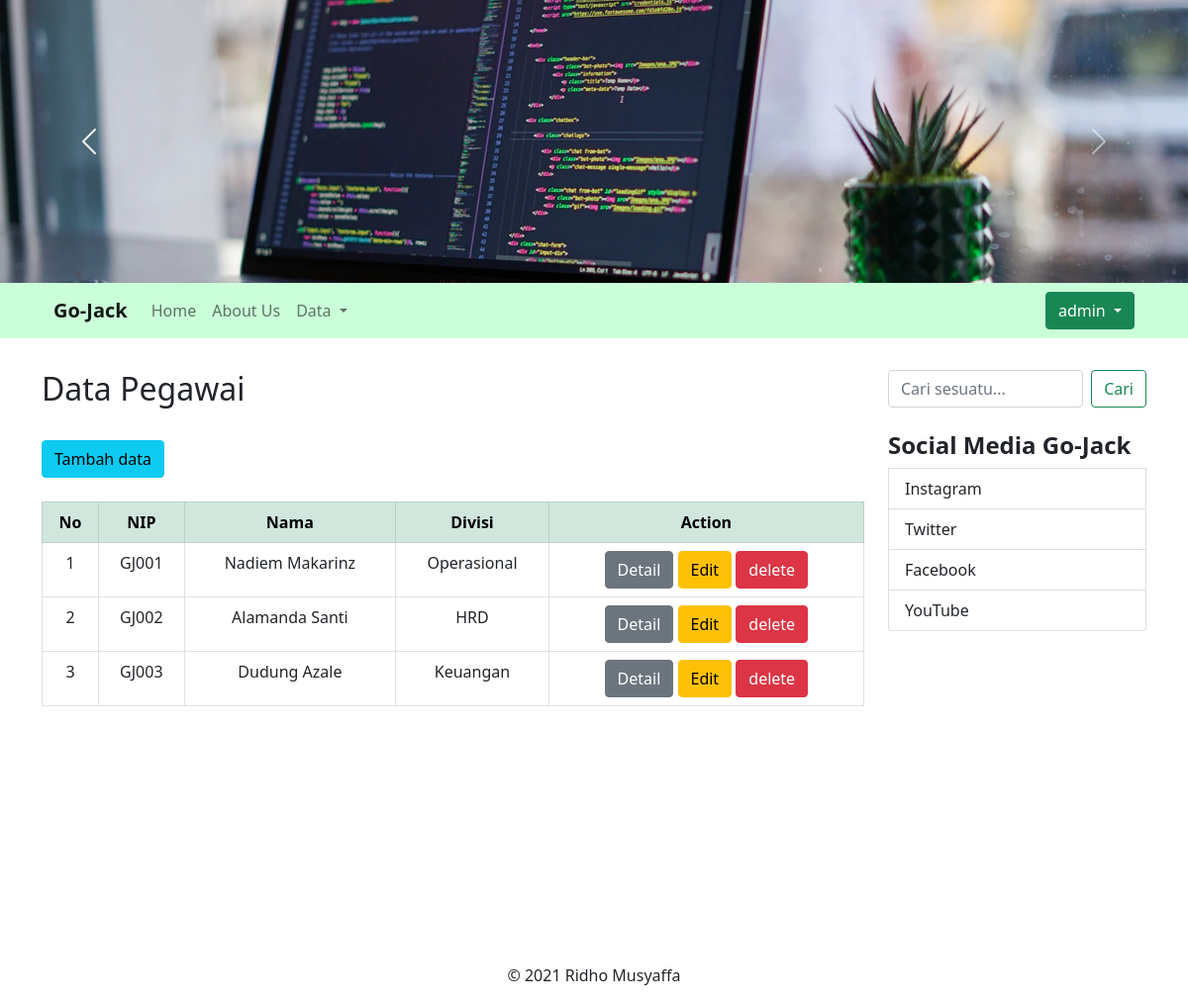
Screenshot of /index.php?hal=data-pegawai (signed in) with the database file from the repository.
### tables this page shows
CREATE TABLE `pegawai` (
  `id` int(11) NOT NULL,
  `nip` varchar(5) NOT NULL,
  `nama` varchar(50) NOT NULL,
  `email` varchar(50) NOT NULL,
  `agama` enum('Islam','Protestan','Katolik','Hindu','Buddha','Konghucu') NOT NULL,
  `iddivisi` int(11) NOT NULL,
  `foto` varchar(50) NOT NULL
);

CREATE TABLE `divisi` (
  `id` int(11) NOT NULL,
  `nama` varchar(50) NOT NULL
);

### koneksi.php (called while the page is built, shortened)
<?php
class Db {
    protected $servername = "localhost";
    protected $username = "root";
    protected $password = "";
    public function __construct() {
        try {
            $this->conn = new PDO("mysql:host=$this->servername;dbname=dbpegawai",$this->username, $this->password);
        } catch (PDOException $e) {
            echo "Connection failed: ", $e->getMessage();
        }
    }
}

### models/Pegawai.php (called while the page is built, shortened)
<?php
class Pegawai extends Db {
    public function selectData(){
        $stmt = $this->conn->prepare("SELECT Pegawai.id, Pegawai.nip, Pegawai.nama, Divisi.nama as namaDivisi FROM Pegawai INNER JOIN Divisi ON Pegawai.iddivisi = Divisi.id");
        $stmt->execute();
        $stmt->setFetchMode(PDO::FETCH_ASSOC);
        return $stmt->fetchAll();
    }
}

### pages/dataPegawai.php (the view, shortened to what this page needs)
<?php
require 'koneksi.php';
require 'models/Pegawai.php';
?>
<div>
    <h2>Data Pegawai</h2>
	<br />
	<?php if(!isset($_SESSION['MEMBER'])): ?>
    <?php else: ?>
	<a href="index.php?hal=tambah-data" class="btn btn-info">Tambah data</a>
	<?php endif; ?>
	<br /><br />
    <table class="table table-bordered text-center">
        <thead>
            <tr class="table-success">
            <th scope="col">No</th>
			<th scope="col">NIP</th>
            <th scope="col">Nama</th>
            <th scope="col">Divisi</th>
            <th scope="col">Action</th>
            </tr>
        </thead>
        <tbody>
            <?php
            $dataPegawai = new Pegawai();
            $no = 1;
            foreach($dataPegawai->selectData() as $data): ?>
                <form action="controllers/pegawaiController.php" method="POST">
                    <tr>
                        <td><?=$no?></td>
						<td><?=$data['nip']?></td>
                        <td><?=$data['nama']?></td>
                        <td><?=$data['namaDivisi']?></td>
                        <td>
                            <a href="index.php?hal=detail-data&id=<?=$data['id']?>" class="btn btn-secondary">Detail</a>
                            <?php if(!isset($_SESSION['MEMBER'])): ?>
                            <?php elseif($_SESSION['MEMBER']['role'] == "staff"): ?>
							<a href="index.php?hal=edit-data&id=<?=$data['id']?>" class="btn btn-warning">Edit</a>
                            <?php else: ?>
							<a href="index.php?hal=edit-data&id=<?=$data['id']?>" class="btn btn-warning">Edit</a>
							<input type="submit" value="delete" name="delete" class="btn btn-danger" onclick="return confirm('Yakin mau di hapus ?')"/>
							<?php endif; ?>
                        </td>
                    </tr>
                </form>
                <?php $no++;?>
            <?php endforeach;?>
        </tbody>
    </table>
</div>

### pages/kode_atas.php (style rules this page uses)
body { overflow-x: hidden; }

### rows the page displays
pegawai: nip "GJ001", nama "Nadiem Makarinz", iddivisi.nama "Operasional"
pegawai: nip "GJ002", nama "Alamanda Santi", iddivisi.nama "HRD"
pegawai: nip "GJ003", nama "Dudung Azale", iddivisi.nama "Keuangan"

### other values shown
$_SESSION['MEMBER']['fullname'] "admin"
